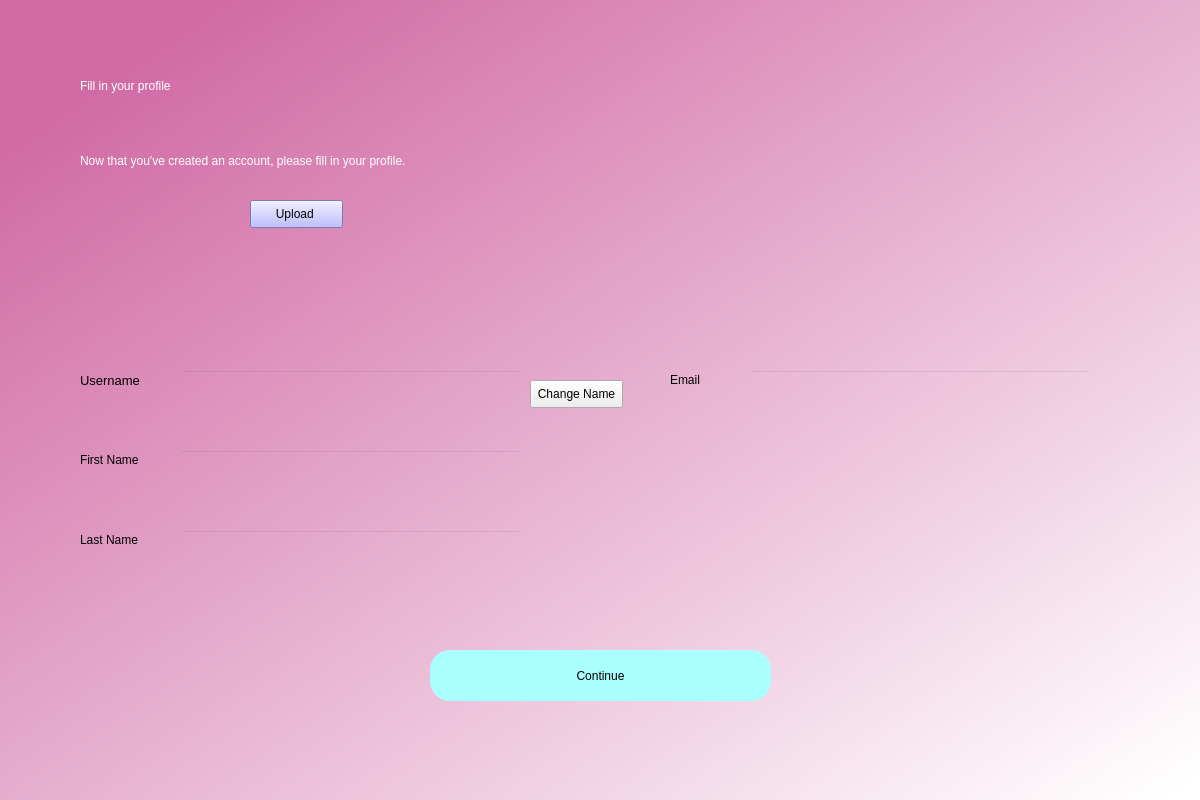
<?xml version="1.0" encoding="UTF-8"?>
<ui version="4.0">
 <class>Dialog</class>
 <widget class="QDialog" name="Dialog">
  <property name="geometry">
   <rect>
    <x>0</x>
    <y>0</y>
    <width>1200</width>
    <height>800</height>
   </rect>
  </property>
  <property name="windowTitle">
   <string>Dialog</string>
  </property>
  <widget class="QWidget" name="bgwidget" native="true">
   <property name="geometry">
    <rect>
     <x>0</x>
     <y>0</y>
     <width>1201</width>
     <height>801</height>
    </rect>
   </property>
   <property name="styleSheet">
    <string notr="true">QWidget#bgwidget{
background-color:qlineargradient(spread:pad, x1:0.091, y1:0.101636, x2:0.991379, y2:0.977, stop:0 rgba(209, 107, 165, 255), stop:1 rgba(255, 255, 255, 255));}</string>
   </property>
   <widget class="QLabel" name="label">
    <property name="geometry">
     <rect>
      <x>80</x>
      <y>50</y>
      <width>471</width>
      <height>71</height>
     </rect>
    </property>
    <property name="styleSheet">
     <string notr="true">font: 36pt &quot;MS Shell Dlg 2&quot;; color:rgb(255, 255, 255)</string>
    </property>
    <property name="text">
     <string>Fill in your profile</string>
    </property>
   </widget>
   <widget class="QLabel" name="label_2">
    <property name="geometry">
     <rect>
      <x>80</x>
      <y>140</y>
      <width>761</width>
      <height>41</height>
     </rect>
    </property>
    <property name="styleSheet">
     <string notr="true">font: 16pt &quot;MS Shell Dlg 2&quot;;color:rgb(255, 255, 255)</string>
    </property>
    <property name="text">
     <string>Now that you've created an account, please fill in your profile.</string>
    </property>
   </widget>
   <widget class="QPushButton" name="signup">
    <property name="geometry">
     <rect>
      <x>430</x>
      <y>650</y>
      <width>341</width>
      <height>51</height>
     </rect>
    </property>
    <property name="styleSheet">
     <string notr="true">border-radius:20px;
background-color: rgb(170, 255, 255);
font: 14pt &quot;MS Shell Dlg 2&quot;;</string>
    </property>
    <property name="text">
     <string>Continue</string>
    </property>
   </widget>
   <widget class="QLineEdit" name="username">
    <property name="geometry">
     <rect>
      <x>180</x>
      <y>370</y>
      <width>341</width>
      <height>51</height>
     </rect>
    </property>
    <property name="styleSheet">
     <string notr="true">background-color:rgba(0,0,0,0);
font: 12pt &quot;MS Shell Dlg 2&quot;;</string>
    </property>
   </widget>
   <widget class="QLineEdit" name="firstname">
    <property name="geometry">
     <rect>
      <x>180</x>
      <y>450</y>
      <width>341</width>
      <height>51</height>
     </rect>
    </property>
    <property name="styleSheet">
     <string notr="true">background-color:rgba(0,0,0,0);
font: 12pt &quot;MS Shell Dlg 2&quot;;</string>
    </property>
   </widget>
   <widget class="QLabel" name="label_3">
    <property name="geometry">
     <rect>
      <x>80</x>
      <y>370</y>
      <width>81</width>
      <height>20</height>
     </rect>
    </property>
    <property name="font">
     <font>
      <family>MS Shell Dlg 2</family>
      <pointsize>10</pointsize>
      <weight>50</weight>
      <italic>false</italic>
      <bold>false</bold>
     </font>
    </property>
    <property name="styleSheet">
     <string notr="true">font: 10pt &quot;MS Shell Dlg 2&quot;;</string>
    </property>
    <property name="text">
     <string>Username</string>
    </property>
   </widget>
   <widget class="QLabel" name="label_4">
    <property name="geometry">
     <rect>
      <x>80</x>
      <y>450</y>
      <width>81</width>
      <height>20</height>
     </rect>
    </property>
    <property name="styleSheet">
     <string notr="true">font: 10pt &quot;MS Shell Dlg 2&quot;;</string>
    </property>
    <property name="text">
     <string>First Name</string>
    </property>
   </widget>
   <widget class="QLabel" name="error">
    <property name="geometry">
     <rect>
      <x>440</x>
      <y>456</y>
      <width>341</width>
      <height>20</height>
     </rect>
    </property>
    <property name="styleSheet">
     <string notr="true">font: 12pt &quot;MS Shell Dlg 2&quot;; color:red;</string>
    </property>
    <property name="text">
     <string/>
    </property>
   </widget>
   <widget class="QLabel" name="label_5">
    <property name="geometry">
     <rect>
      <x>80</x>
      <y>530</y>
      <width>81</width>
      <height>20</height>
     </rect>
    </property>
    <property name="styleSheet">
     <string notr="true">font: 10pt &quot;MS Shell Dlg 2&quot;;</string>
    </property>
    <property name="text">
     <string>Last Name</string>
    </property>
   </widget>
   <widget class="QLineEdit" name="lastname">
    <property name="geometry">
     <rect>
      <x>180</x>
      <y>530</y>
      <width>341</width>
      <height>51</height>
     </rect>
    </property>
    <property name="styleSheet">
     <string notr="true">background-color:rgba(0,0,0,0);
font: 12pt &quot;MS Shell Dlg 2&quot;;</string>
    </property>
   </widget>
   <widget class="QLabel" name="image">
    <property name="geometry">
     <rect>
      <x>80</x>
      <y>190</y>
      <width>151</width>
      <height>141</height>
     </rect>
    </property>
    <property name="styleSheet">
     <string notr="true">border-radius:50%;</string>
    </property>
    <property name="text">
     <string/>
    </property>
    <property name="scaledContents">
     <bool>true</bool>
    </property>
   </widget>
   <widget class="QPushButton" name="pushButton">
    <property name="geometry">
     <rect>
      <x>250</x>
      <y>200</y>
      <width>93</width>
      <height>28</height>
     </rect>
    </property>
    <property name="styleSheet">
     <string notr="true">border-color: rgb(85, 0, 255);
background-color: rgb(170, 170, 255);</string>
    </property>
    <property name="text">
     <string>Upload </string>
    </property>
   </widget>
   <widget class="QLabel" name="label_11">
    <property name="geometry">
     <rect>
      <x>670</x>
      <y>370</y>
      <width>81</width>
      <height>20</height>
     </rect>
    </property>
    <property name="styleSheet">
     <string notr="true">font: 10pt &quot;MS Shell Dlg 2&quot;;</string>
    </property>
    <property name="text">
     <string>Email</string>
    </property>
   </widget>
   <widget class="QLineEdit" name="email">
    <property name="geometry">
     <rect>
      <x>750</x>
      <y>370</y>
      <width>341</width>
      <height>51</height>
     </rect>
    </property>
    <property name="styleSheet">
     <string notr="true">background-color:rgba(0,0,0,0);
font: 12pt &quot;MS Shell Dlg 2&quot;;</string>
    </property>
   </widget>
   <widget class="QPushButton" name="pushButton_3">
    <property name="geometry">
     <rect>
      <x>530</x>
      <y>380</y>
      <width>93</width>
      <height>28</height>
     </rect>
    </property>
    <property name="text">
     <string>Change Name</string>
    </property>
   </widget>
  </widget>
 </widget>
 <resources>
  <include location="placeholder.qrc"/>
 </resources>
 <connections/>
</ui>
